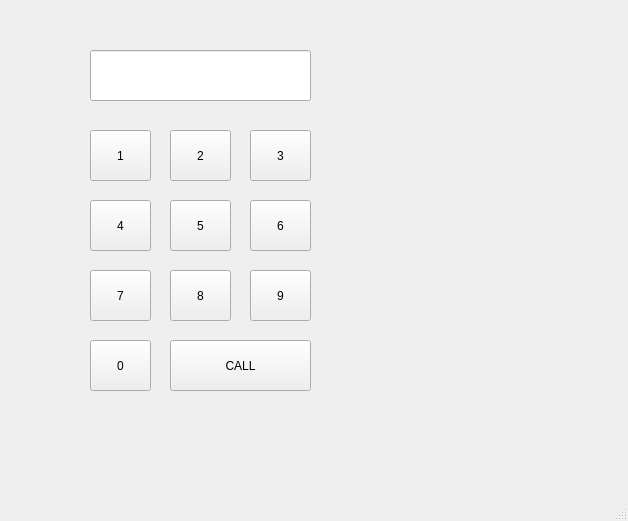
<?xml version="1.0" encoding="UTF-8"?>
<ui version="4.0">
 <class>MainWindow</class>
 <widget class="QMainWindow" name="MainWindow">
  <property name="geometry">
   <rect>
    <x>0</x>
    <y>0</y>
    <width>628</width>
    <height>521</height>
   </rect>
  </property>
  <property name="windowTitle">
   <string>MainWindow</string>
  </property>
  <widget class="QWidget" name="centralwidget">
   <widget class="QLineEdit" name="le">
    <property name="geometry">
     <rect>
      <x>90</x>
      <y>50</y>
      <width>221</width>
      <height>51</height>
     </rect>
    </property>
    <property name="alignment">
     <set>Qt::AlignRight|Qt::AlignTrailing|Qt::AlignVCenter</set>
    </property>
   </widget>
   <widget class="QPushButton" name="pb1">
    <property name="geometry">
     <rect>
      <x>90</x>
      <y>130</y>
      <width>61</width>
      <height>51</height>
     </rect>
    </property>
    <property name="text">
     <string>1</string>
    </property>
   </widget>
   <widget class="QPushButton" name="pb2">
    <property name="geometry">
     <rect>
      <x>170</x>
      <y>130</y>
      <width>61</width>
      <height>51</height>
     </rect>
    </property>
    <property name="text">
     <string>2</string>
    </property>
   </widget>
   <widget class="QPushButton" name="pb3">
    <property name="geometry">
     <rect>
      <x>250</x>
      <y>130</y>
      <width>61</width>
      <height>51</height>
     </rect>
    </property>
    <property name="text">
     <string>3</string>
    </property>
   </widget>
   <widget class="QPushButton" name="pb4">
    <property name="geometry">
     <rect>
      <x>90</x>
      <y>200</y>
      <width>61</width>
      <height>51</height>
     </rect>
    </property>
    <property name="text">
     <string>4</string>
    </property>
   </widget>
   <widget class="QPushButton" name="pb5">
    <property name="geometry">
     <rect>
      <x>90</x>
      <y>270</y>
      <width>61</width>
      <height>51</height>
     </rect>
    </property>
    <property name="text">
     <string>7</string>
    </property>
   </widget>
   <widget class="QPushButton" name="pb6">
    <property name="geometry">
     <rect>
      <x>170</x>
      <y>200</y>
      <width>61</width>
      <height>51</height>
     </rect>
    </property>
    <property name="text">
     <string>5</string>
    </property>
   </widget>
   <widget class="QPushButton" name="pb7">
    <property name="geometry">
     <rect>
      <x>170</x>
      <y>270</y>
      <width>61</width>
      <height>51</height>
     </rect>
    </property>
    <property name="text">
     <string>8</string>
    </property>
   </widget>
   <widget class="QPushButton" name="pb8">
    <property name="geometry">
     <rect>
      <x>250</x>
      <y>200</y>
      <width>61</width>
      <height>51</height>
     </rect>
    </property>
    <property name="text">
     <string>6</string>
    </property>
   </widget>
   <widget class="QPushButton" name="pb9">
    <property name="geometry">
     <rect>
      <x>250</x>
      <y>270</y>
      <width>61</width>
      <height>51</height>
     </rect>
    </property>
    <property name="text">
     <string>9</string>
    </property>
   </widget>
   <widget class="QPushButton" name="pb0">
    <property name="geometry">
     <rect>
      <x>90</x>
      <y>340</y>
      <width>61</width>
      <height>51</height>
     </rect>
    </property>
    <property name="text">
     <string>0</string>
    </property>
   </widget>
   <widget class="QPushButton" name="pb_call">
    <property name="geometry">
     <rect>
      <x>170</x>
      <y>340</y>
      <width>141</width>
      <height>51</height>
     </rect>
    </property>
    <property name="text">
     <string>CALL</string>
    </property>
   </widget>
  </widget>
  <widget class="QMenuBar" name="menubar">
   <property name="geometry">
    <rect>
     <x>0</x>
     <y>0</y>
     <width>628</width>
     <height>21</height>
    </rect>
   </property>
  </widget>
  <widget class="QStatusBar" name="statusbar"/>
 </widget>
 <resources/>
 <connections/>
</ui>
